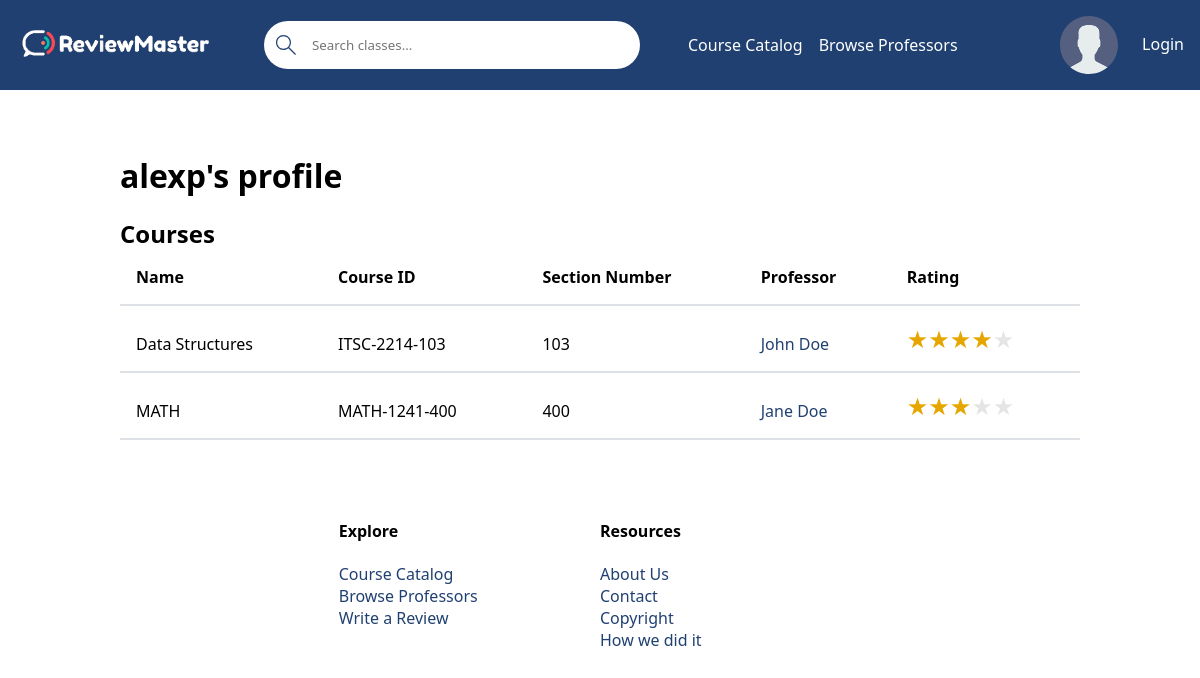
Page /profile/alexp on the committed database.
### base/models.py (models this page shows, shortened)
class Course(models.Model):
    name = models.CharField(max_length=200)  # Ex: Software Engineering
    department = models.ForeignKey(Department, null=True,  on_delete=models.SET_NULL)  # NOT SURE IF SET NULL IS GOOD HERE
    number = models.IntegerField(null=False)  # Ex: 3155
    students = models.ManyToManyField(User, related_name='students', blank=True)  # The students who are taking the course
    professor = models.ForeignKey(Professor, related_name='professor', on_delete=models.SET_NULL, null=True)  # The professor who teach the course
    section_number = models.IntegerField() # EX: 100
    credit_hours = models.IntegerField() # EX: 3
    class Meta:
        ordering = ['department', 'number', 'section_number']  # Order by department, number, and section number.
    def __str__(self):
        return f'{self.department}-{self.number}-{self.section_number}'  # Calling will return DEPT-####-###

class Department(models.Model):
    name = models.CharField(max_length=4)  # EX: ITSC, MATH, ITIS, etc
    def __str__(self):
        return self.name  # Calling Department will return name

class Professor(models.Model):
    name = models.CharField(max_length=100)  # First & Last Name (John Doe)
    avatar = models.ImageField(null=True, default='avatar.svg')
    def rating(self):
        total = 0
        for review in self.review_set.all():
            total += review.rating
        if total == 0: # If no ratings we return 0
            return 'N/A'
        return f'{round(total / self.review_set.all().count(), 1)} / 5' # Rounds to tens place.
    def __str__(self):
        return self.name  # Calling Professor will return name

class Review(models.Model):
    professor = models.ForeignKey(Professor, on_delete=models.CASCADE)
    student = models.ForeignKey(User, on_delete=models.CASCADE)
    rating = models.IntegerField()
    course = models.ForeignKey(Course, related_name='course', on_delete=models.SET_NULL, null=True)
    review = models.TextField(null=True, blank=True)

### base/views/views_profile.py (the view)
# urls.py: path('profile/<str:pk>', profile, name='profile'),
def profile(request, pk):
    user = User.objects.get(username=pk)
    context = {
        'courses': user.students.all(),
        'user': user,
        'reviews' : user.review_set.all()
    }
    return render(request, 'base/profile.html', context)

### base/templates/base/profile.html (shortened to what this page needs)
{% extends 'main.html' %} {% load static %} {% block content %}
<main class="user-profile">
  <div class="button-title">
    <h1>{{ user.username }}'s profile</h1>
  </div>
  <h2>Courses</h2>
  {% if courses %} {% include 'base/courses_component.html' %} {% else %}
  <p>No courses added.</p>
  {% endif %}
</main>
{% endblock content %}

### base/templates/base/courses_component.html (shortened to what this page needs)
<table>
    <thead>
        <tr>
            <th>Name</th>
            <th>Course ID</th>
            <th>Section Number</th>
            <th>Professor</th>
            <th>Rating</th>
        </tr>
    </thead>
    <tbody>
        {% for course in courses %}
            <tr>
                <td>{{ course.name }}</td>
                <td>{{ course }}</td>
                <td>{{ course.section_number }}</td>
                <td><a href="{% url 'professor-reviews' course.professor.name %}">{{ course.professor }}</a></td>
                <td><div class="container-rating"><span class="star-rating star-rating-{{ course.professor.rating|slice:":1" }}"></span></div></td>
            </tr>
        {% endfor %}
    </tbody>
</table>

### static/styles/styles.css (style rules this page uses)
:root { --primary-color: #204071; --secondary-color: #2a9d8f; --light-color: #ffffff; --error-color: #ba2d3d; --success-color: #2a9d8f; --dark-gray: #495057; --light-grey: #dee2e6; --star-color: #ffb900; --star-color-hover: gold; --star-color-active: #ea0; }
* { font-family: "Segoe UI", Roboto, Oxygen, Ubuntu, Cantarell, "Open Sans", "Helvetica Neue", sans-serif; margin: 0; padding: 0; box-sizing: border-box; text-rendering: optimizeLegibility; }
main:not(.home) { width: 80%; margin: 4rem auto; }
h1 { margin-bottom: 0.67em; }
h2 { margin-top: 0.83em; }
a { color: var(--primary-color); text-decoration: none; }
.button-title { display: flex; align-items: center; gap: 0.5rem; }
.user-profile h1 { margin-bottom: 0; }
.user-profile .button-title { align-items: baseline; }
.user-profile a { display: flex; gap: 0.25rem; }
.container-rating { font-size: 1.5rem; }
.star-rating::before { content: "★★★★★"; }
.star-rating { display: inline-block; background-clip: text; color: rgba(0, 0, 0, 0.1); }
.star-rating-3 { background-image: linear-gradient( to right, var(--star-color) 0%, var(--star-color) 60%, transparent 60%, transparent 100% ); }
.star-rating-4 { background-image: linear-gradient( to right, var(--star-color) 0%, var(--star-color) 80%, transparent 80%, transparent 100% ); }
table { width: 100%; max-width: 100%; margin-bottom: 1rem; border-collapse: collapse; }
table th, table td { padding: 1rem; text-align: left; vertical-align: bottom; border-bottom: 2px solid var(--light-grey); }

### rows in the picture
Course: name "Data Structures", department+number+section_number "ITSC-2214-103", section_number "103", professor "John Doe"
Course: name "MATH", department+number+section_number "MATH-1241-400", section_number "400", professor "Jane Doe"

### other values in the picture
{{ user.username }} "alexp"
